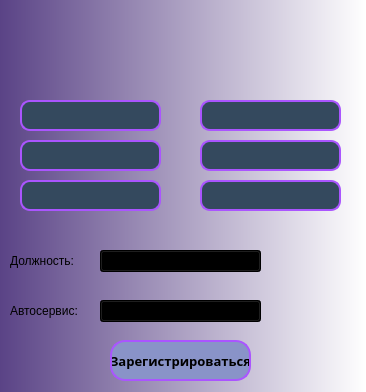
<?xml version="1.0" encoding="UTF-8"?>
<ui version="4.0">
 <class>Form</class>
 <widget class="QWidget" name="Form">
  <property name="enabled">
   <bool>true</bool>
  </property>
  <property name="geometry">
   <rect>
    <x>0</x>
    <y>0</y>
    <width>366</width>
    <height>392</height>
   </rect>
  </property>
  <property name="minimumSize">
   <size>
    <width>366</width>
    <height>359</height>
   </size>
  </property>
  <property name="windowTitle">
   <string>Регистрация</string>
  </property>
  <property name="styleSheet">
   <string notr="true">QWidget {
	background-color: qlineargradient(spread:pad, x1:0, y1:0, x2:1, y2:0, stop:0 rgba(90, 67, 134, 255), stop:1 rgba(255, 255, 255, 255));
}</string>
  </property>
  <widget class="QPushButton" name="regBtn">
   <property name="geometry">
    <rect>
     <x>110</x>
     <y>340</y>
     <width>141</width>
     <height>41</height>
    </rect>
   </property>
   <property name="sizePolicy">
    <sizepolicy hsizetype="Expanding" vsizetype="Expanding">
     <horstretch>0</horstretch>
     <verstretch>0</verstretch>
    </sizepolicy>
   </property>
   <property name="font">
    <font>
     <family>Segoe UI Variable Text Semibold</family>
     <pointsize>10</pointsize>
     <weight>75</weight>
     <bold>true</bold>
    </font>
   </property>
   <property name="layoutDirection">
    <enum>Qt::LeftToRight</enum>
   </property>
   <property name="styleSheet">
    <string notr="true">QPushButton {
	background-color: #8993c8;
	border: 2px solid #aa55ff;
	border-radius:15px;
}

QPushButton:pressed {
	border: 1px solid #333333;
	background-color: #aa55ff;
}
</string>
   </property>
   <property name="text">
    <string>Зарегистрироваться</string>
   </property>
  </widget>
  <widget class="QLineEdit" name="first_name">
   <property name="geometry">
    <rect>
     <x>20</x>
     <y>100</y>
     <width>141</width>
     <height>31</height>
    </rect>
   </property>
   <property name="sizePolicy">
    <sizepolicy hsizetype="Expanding" vsizetype="Expanding">
     <horstretch>0</horstretch>
     <verstretch>0</verstretch>
    </sizepolicy>
   </property>
   <property name="font">
    <font>
     <pointsize>10</pointsize>
    </font>
   </property>
   <property name="styleSheet">
    <string notr="true">QLineEdit {
	color: rgb(170, 170, 255);
	background-color:#34495e;
	border: 2px solid #aa55ff;
	border-radius: 10px;
}
</string>
   </property>
  </widget>
  <widget class="QLineEdit" name="last_name">
   <property name="geometry">
    <rect>
     <x>20</x>
     <y>140</y>
     <width>141</width>
     <height>31</height>
    </rect>
   </property>
   <property name="sizePolicy">
    <sizepolicy hsizetype="Expanding" vsizetype="Expanding">
     <horstretch>0</horstretch>
     <verstretch>0</verstretch>
    </sizepolicy>
   </property>
   <property name="font">
    <font>
     <pointsize>10</pointsize>
    </font>
   </property>
   <property name="styleSheet">
    <string notr="true">QLineEdit {
	color: rgb(170, 170, 255);
	background-color:#34495e;
	border: 2px solid #aa55ff;
	border-radius: 10px;
}
</string>
   </property>
  </widget>
  <widget class="QComboBox" name="positions">
   <property name="geometry">
    <rect>
     <x>100</x>
     <y>250</y>
     <width>161</width>
     <height>22</height>
    </rect>
   </property>
   <property name="sizePolicy">
    <sizepolicy hsizetype="Expanding" vsizetype="Expanding">
     <horstretch>0</horstretch>
     <verstretch>0</verstretch>
    </sizepolicy>
   </property>
   <property name="font">
    <font>
     <pointsize>10</pointsize>
    </font>
   </property>
   <property name="styleSheet">
    <string notr="true">QComboBox {
	background-color: transparent;
	border: 2px solid #aa55ff;
}
QListView {
	background-color: rgb(170, 85, 255);
};</string>
   </property>
  </widget>
  <widget class="QLineEdit" name="login">
   <property name="geometry">
    <rect>
     <x>200</x>
     <y>100</y>
     <width>141</width>
     <height>31</height>
    </rect>
   </property>
   <property name="sizePolicy">
    <sizepolicy hsizetype="Expanding" vsizetype="Expanding">
     <horstretch>0</horstretch>
     <verstretch>0</verstretch>
    </sizepolicy>
   </property>
   <property name="font">
    <font>
     <pointsize>10</pointsize>
    </font>
   </property>
   <property name="styleSheet">
    <string notr="true">QLineEdit {
	color: rgb(170, 170, 255);
	background-color:#34495e;
	border: 2px solid #aa55ff;
	border-radius: 10px;
}
</string>
   </property>
  </widget>
  <widget class="QLineEdit" name="password">
   <property name="geometry">
    <rect>
     <x>200</x>
     <y>140</y>
     <width>141</width>
     <height>31</height>
    </rect>
   </property>
   <property name="sizePolicy">
    <sizepolicy hsizetype="Expanding" vsizetype="Expanding">
     <horstretch>0</horstretch>
     <verstretch>0</verstretch>
    </sizepolicy>
   </property>
   <property name="font">
    <font>
     <pointsize>10</pointsize>
    </font>
   </property>
   <property name="styleSheet">
    <string notr="true">QLineEdit {
	color: rgb(170, 170, 255);
	background-color:#34495e;
	border: 2px solid #aa55ff;
	border-radius: 10px;
}
</string>
   </property>
   <property name="echoMode">
    <enum>QLineEdit::Password</enum>
   </property>
  </widget>
  <widget class="QLineEdit" name="email">
   <property name="geometry">
    <rect>
     <x>20</x>
     <y>180</y>
     <width>141</width>
     <height>31</height>
    </rect>
   </property>
   <property name="sizePolicy">
    <sizepolicy hsizetype="Expanding" vsizetype="Expanding">
     <horstretch>0</horstretch>
     <verstretch>0</verstretch>
    </sizepolicy>
   </property>
   <property name="font">
    <font>
     <pointsize>10</pointsize>
    </font>
   </property>
   <property name="styleSheet">
    <string notr="true">QLineEdit {
	color: rgb(170, 170, 255);
	background-color:#34495e;
	border: 2px solid #aa55ff;
	border-radius: 10px;
}
</string>
   </property>
  </widget>
  <widget class="QLineEdit" name="phone_number">
   <property name="geometry">
    <rect>
     <x>200</x>
     <y>180</y>
     <width>141</width>
     <height>31</height>
    </rect>
   </property>
   <property name="sizePolicy">
    <sizepolicy hsizetype="Expanding" vsizetype="Expanding">
     <horstretch>0</horstretch>
     <verstretch>0</verstretch>
    </sizepolicy>
   </property>
   <property name="font">
    <font>
     <pointsize>10</pointsize>
    </font>
   </property>
   <property name="styleSheet">
    <string notr="true">QLineEdit {
	color: rgb(170, 170, 255);
	background-color:#34495e;
	border: 2px solid #aa55ff;
	border-radius: 10px;
}
</string>
   </property>
  </widget>
  <widget class="QLabel" name="icon">
   <property name="geometry">
    <rect>
     <x>100</x>
     <y>10</y>
     <width>151</width>
     <height>71</height>
    </rect>
   </property>
   <property name="sizePolicy">
    <sizepolicy hsizetype="Expanding" vsizetype="Expanding">
     <horstretch>0</horstretch>
     <verstretch>0</verstretch>
    </sizepolicy>
   </property>
   <property name="styleSheet">
    <string notr="true">background-color: transparent;</string>
   </property>
   <property name="text">
    <string/>
   </property>
   <property name="alignment">
    <set>Qt::AlignCenter</set>
   </property>
  </widget>
  <widget class="QLabel" name="email_error">
   <property name="geometry">
    <rect>
     <x>20</x>
     <y>220</y>
     <width>141</width>
     <height>21</height>
    </rect>
   </property>
   <property name="sizePolicy">
    <sizepolicy hsizetype="Expanding" vsizetype="Expanding">
     <horstretch>0</horstretch>
     <verstretch>0</verstretch>
    </sizepolicy>
   </property>
   <property name="font">
    <font>
     <family>Yu Gothic UI Semibold</family>
     <weight>75</weight>
     <bold>true</bold>
    </font>
   </property>
   <property name="styleSheet">
    <string notr="true">color: red;
background-color: transparent;</string>
   </property>
   <property name="text">
    <string/>
   </property>
  </widget>
  <widget class="QLabel" name="phone_number_error">
   <property name="enabled">
    <bool>true</bool>
   </property>
   <property name="geometry">
    <rect>
     <x>200</x>
     <y>220</y>
     <width>141</width>
     <height>21</height>
    </rect>
   </property>
   <property name="sizePolicy">
    <sizepolicy hsizetype="Expanding" vsizetype="Expanding">
     <horstretch>0</horstretch>
     <verstretch>0</verstretch>
    </sizepolicy>
   </property>
   <property name="font">
    <font>
     <family>Yu Gothic UI Semibold</family>
     <pointsize>8</pointsize>
     <weight>75</weight>
     <bold>true</bold>
    </font>
   </property>
   <property name="styleSheet">
    <string notr="true">color: red;
background-color: transparent;</string>
   </property>
   <property name="text">
    <string/>
   </property>
  </widget>
  <widget class="QCheckBox" name="passwordIsVisible">
   <property name="geometry">
    <rect>
     <x>310</x>
     <y>30</y>
     <width>51</width>
     <height>41</height>
    </rect>
   </property>
   <property name="sizePolicy">
    <sizepolicy hsizetype="Expanding" vsizetype="Expanding">
     <horstretch>0</horstretch>
     <verstretch>0</verstretch>
    </sizepolicy>
   </property>
   <property name="styleSheet">
    <string notr="true">background-color: transparent;</string>
   </property>
   <property name="text">
    <string/>
   </property>
   <property name="icon">
    <iconset>
     <normaloff>../sources/show_pass_icon32.png</normaloff>../sources/show_pass_icon32.png</iconset>
   </property>
   <property name="iconSize">
    <size>
     <width>32</width>
     <height>32</height>
    </size>
   </property>
  </widget>
  <widget class="QLabel" name="label">
   <property name="geometry">
    <rect>
     <x>10</x>
     <y>250</y>
     <width>71</width>
     <height>21</height>
    </rect>
   </property>
   <property name="styleSheet">
    <string notr="true">background-color: transparent;</string>
   </property>
   <property name="text">
    <string>Должность:</string>
   </property>
  </widget>
  <widget class="QLabel" name="label_2">
   <property name="geometry">
    <rect>
     <x>10</x>
     <y>300</y>
     <width>71</width>
     <height>21</height>
    </rect>
   </property>
   <property name="styleSheet">
    <string notr="true">background-color: transparent;</string>
   </property>
   <property name="text">
    <string>Автосервис:</string>
   </property>
  </widget>
  <widget class="QComboBox" name="car_services">
   <property name="geometry">
    <rect>
     <x>100</x>
     <y>300</y>
     <width>161</width>
     <height>22</height>
    </rect>
   </property>
   <property name="styleSheet">
    <string notr="true">QComboBox {
	background-color: transparent;
	border: 2px solid #aa55ff;
}
QListView {
	background-color: rgb(170, 85, 255);
};</string>
   </property>
  </widget>
 </widget>
 <resources/>
 <connections/>
</ui>
